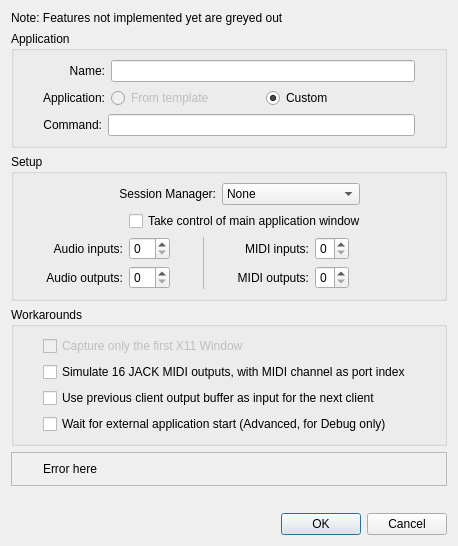
<?xml version="1.0" encoding="UTF-8"?>
<ui version="4.0">
 <class>JackAppDialog</class>
 <widget class="QDialog" name="JackAppDialog">
  <property name="geometry">
   <rect>
    <x>0</x>
    <y>0</y>
    <width>458</width>
    <height>546</height>
   </rect>
  </property>
  <property name="windowTitle">
   <string>Add JACK Application</string>
  </property>
  <layout class="QVBoxLayout" name="verticalLayout">
   <item>
    <widget class="QLabel" name="l_note_features">
     <property name="text">
      <string>Note: Features not implemented yet are greyed out</string>
     </property>
    </widget>
   </item>
   <item>
    <widget class="QGroupBox" name="group_command">
     <property name="title">
      <string>Application</string>
     </property>
     <layout class="QGridLayout" name="gridLayout">
      <item row="0" column="0" rowspan="3">
       <spacer name="horizontalSpacer_4">
        <property name="orientation">
         <enum>Qt::Horizontal</enum>
        </property>
        <property name="sizeType">
         <enum>QSizePolicy::Fixed</enum>
        </property>
        <property name="sizeHint" stdset="0">
         <size>
          <width>20</width>
          <height>60</height>
         </size>
        </property>
       </spacer>
      </item>
      <item row="0" column="1">
       <widget class="QLabel" name="label_10">
        <property name="text">
         <string>Name:</string>
        </property>
        <property name="alignment">
         <set>Qt::AlignRight|Qt::AlignTrailing|Qt::AlignVCenter</set>
        </property>
       </widget>
      </item>
      <item row="0" column="2" colspan="2">
       <widget class="QLineEdit" name="le_name">
        <property name="sizePolicy">
         <sizepolicy hsizetype="Preferred" vsizetype="Fixed">
          <horstretch>0</horstretch>
          <verstretch>0</verstretch>
         </sizepolicy>
        </property>
       </widget>
      </item>
      <item row="0" column="4" rowspan="3">
       <spacer name="horizontalSpacer_3">
        <property name="orientation">
         <enum>Qt::Horizontal</enum>
        </property>
        <property name="sizeType">
         <enum>QSizePolicy::Fixed</enum>
        </property>
        <property name="sizeHint" stdset="0">
         <size>
          <width>20</width>
          <height>60</height>
         </size>
        </property>
       </spacer>
      </item>
      <item row="1" column="1">
       <widget class="QLabel" name="label_5">
        <property name="text">
         <string>Application:</string>
        </property>
        <property name="alignment">
         <set>Qt::AlignRight|Qt::AlignTrailing|Qt::AlignVCenter</set>
        </property>
       </widget>
      </item>
      <item row="1" column="2">
       <widget class="QRadioButton" name="rb_template">
        <property name="enabled">
         <bool>false</bool>
        </property>
        <property name="sizePolicy">
         <sizepolicy hsizetype="Expanding" vsizetype="Fixed">
          <horstretch>0</horstretch>
          <verstretch>0</verstretch>
         </sizepolicy>
        </property>
        <property name="text">
         <string>From template</string>
        </property>
       </widget>
      </item>
      <item row="1" column="3">
       <widget class="QRadioButton" name="rb_custom">
        <property name="sizePolicy">
         <sizepolicy hsizetype="Expanding" vsizetype="Fixed">
          <horstretch>0</horstretch>
          <verstretch>0</verstretch>
         </sizepolicy>
        </property>
        <property name="text">
         <string>Custom</string>
        </property>
        <property name="checked">
         <bool>true</bool>
        </property>
       </widget>
      </item>
      <item row="2" column="1" colspan="3">
       <widget class="QStackedWidget" name="stackedWidget">
        <property name="currentIndex">
         <number>1</number>
        </property>
        <widget class="QWidget" name="page_template">
         <layout class="QHBoxLayout" name="horizontalLayout_2">
          <property name="margin">
           <number>0</number>
          </property>
          <item>
           <widget class="QLabel" name="l_template">
            <property name="text">
             <string>Template:</string>
            </property>
            <property name="alignment">
             <set>Qt::AlignRight|Qt::AlignTrailing|Qt::AlignVCenter</set>
            </property>
           </widget>
          </item>
          <item>
           <widget class="QComboBox" name="cb_template">
            <property name="sizePolicy">
             <sizepolicy hsizetype="Expanding" vsizetype="Fixed">
              <horstretch>0</horstretch>
              <verstretch>0</verstretch>
             </sizepolicy>
            </property>
            <property name="editable">
             <bool>false</bool>
            </property>
           </widget>
          </item>
         </layout>
        </widget>
        <widget class="QWidget" name="page_command">
         <layout class="QHBoxLayout" name="horizontalLayout_3">
          <property name="margin">
           <number>0</number>
          </property>
          <item>
           <widget class="QLabel" name="l_command">
            <property name="text">
             <string>Command:</string>
            </property>
            <property name="alignment">
             <set>Qt::AlignRight|Qt::AlignTrailing|Qt::AlignVCenter</set>
            </property>
           </widget>
          </item>
          <item>
           <widget class="QLineEdit" name="le_command"/>
          </item>
         </layout>
        </widget>
       </widget>
      </item>
     </layout>
    </widget>
   </item>
   <item>
    <widget class="QGroupBox" name="group_setup">
     <property name="title">
      <string>Setup</string>
     </property>
     <layout class="QGridLayout" name="gridLayout_2">
      <item row="2" column="0">
       <spacer name="horizontalSpacer_5">
        <property name="orientation">
         <enum>Qt::Horizontal</enum>
        </property>
        <property name="sizeType">
         <enum>QSizePolicy::Fixed</enum>
        </property>
        <property name="sizeHint" stdset="0">
         <size>
          <width>20</width>
          <height>1</height>
         </size>
        </property>
       </spacer>
      </item>
      <item row="0" column="1" colspan="8">
       <layout class="QHBoxLayout" name="horizontalLayout">
        <item>
         <spacer name="horizontalSpacer_10">
          <property name="orientation">
           <enum>Qt::Horizontal</enum>
          </property>
          <property name="sizeHint" stdset="0">
           <size>
            <width>40</width>
            <height>20</height>
           </size>
          </property>
         </spacer>
        </item>
        <item>
         <widget class="QLabel" name="label_6">
          <property name="text">
           <string>Session Manager:</string>
          </property>
          <property name="alignment">
           <set>Qt::AlignRight|Qt::AlignTrailing|Qt::AlignVCenter</set>
          </property>
         </widget>
        </item>
        <item>
         <widget class="QComboBox" name="cb_session_mgr">
          <property name="currentIndex">
           <number>0</number>
          </property>
          <item>
           <property name="text">
            <string>None</string>
           </property>
          </item>
          <item>
           <property name="text">
            <string notr="true">LADISH (SIGUSR1)</string>
           </property>
          </item>
          <item>
           <property name="text">
            <string notr="true">NSM</string>
           </property>
          </item>
         </widget>
        </item>
        <item>
         <spacer name="horizontalSpacer_9">
          <property name="orientation">
           <enum>Qt::Horizontal</enum>
          </property>
          <property name="sizeHint" stdset="0">
           <size>
            <width>40</width>
            <height>20</height>
           </size>
          </property>
         </spacer>
        </item>
       </layout>
      </item>
      <item row="2" column="1">
       <widget class="QLabel" name="label_3">
        <property name="sizePolicy">
         <sizepolicy hsizetype="Expanding" vsizetype="Preferred">
          <horstretch>0</horstretch>
          <verstretch>0</verstretch>
         </sizepolicy>
        </property>
        <property name="text">
         <string>Audio inputs:</string>
        </property>
        <property name="alignment">
         <set>Qt::AlignRight|Qt::AlignTrailing|Qt::AlignVCenter</set>
        </property>
       </widget>
      </item>
      <item row="2" column="2">
       <widget class="QSpinBox" name="sb_audio_ins">
        <property name="maximum">
         <number>64</number>
        </property>
       </widget>
      </item>
      <item row="2" column="3">
       <spacer name="horizontalSpacer_7">
        <property name="orientation">
         <enum>Qt::Horizontal</enum>
        </property>
        <property name="sizeType">
         <enum>QSizePolicy::Fixed</enum>
        </property>
        <property name="sizeHint" stdset="0">
         <size>
          <width>20</width>
          <height>1</height>
         </size>
        </property>
       </spacer>
      </item>
      <item row="2" column="4" rowspan="2">
       <widget class="Line" name="line">
        <property name="lineWidth">
         <number>0</number>
        </property>
        <property name="midLineWidth">
         <number>1</number>
        </property>
        <property name="orientation">
         <enum>Qt::Vertical</enum>
        </property>
       </widget>
      </item>
      <item row="2" column="5">
       <spacer name="horizontalSpacer_13">
        <property name="orientation">
         <enum>Qt::Horizontal</enum>
        </property>
        <property name="sizeType">
         <enum>QSizePolicy::Fixed</enum>
        </property>
        <property name="sizeHint" stdset="0">
         <size>
          <width>20</width>
          <height>1</height>
         </size>
        </property>
       </spacer>
      </item>
      <item row="2" column="6">
       <widget class="QLabel" name="label_7">
        <property name="text">
         <string>MIDI inputs:</string>
        </property>
        <property name="alignment">
         <set>Qt::AlignRight|Qt::AlignTrailing|Qt::AlignVCenter</set>
        </property>
       </widget>
      </item>
      <item row="2" column="7">
       <widget class="QSpinBox" name="sb_midi_ins">
        <property name="maximum">
         <number>1</number>
        </property>
       </widget>
      </item>
      <item row="2" column="8">
       <spacer name="horizontalSpacer_15">
        <property name="orientation">
         <enum>Qt::Horizontal</enum>
        </property>
        <property name="sizeHint" stdset="0">
         <size>
          <width>1</width>
          <height>1</height>
         </size>
        </property>
       </spacer>
      </item>
      <item row="3" column="0">
       <spacer name="horizontalSpacer_6">
        <property name="orientation">
         <enum>Qt::Horizontal</enum>
        </property>
        <property name="sizeType">
         <enum>QSizePolicy::Fixed</enum>
        </property>
        <property name="sizeHint" stdset="0">
         <size>
          <width>20</width>
          <height>1</height>
         </size>
        </property>
       </spacer>
      </item>
      <item row="3" column="1">
       <widget class="QLabel" name="label_4">
        <property name="sizePolicy">
         <sizepolicy hsizetype="Expanding" vsizetype="Preferred">
          <horstretch>0</horstretch>
          <verstretch>0</verstretch>
         </sizepolicy>
        </property>
        <property name="text">
         <string>Audio outputs:</string>
        </property>
        <property name="alignment">
         <set>Qt::AlignRight|Qt::AlignTrailing|Qt::AlignVCenter</set>
        </property>
       </widget>
      </item>
      <item row="3" column="2">
       <widget class="QSpinBox" name="sb_audio_outs">
        <property name="maximum">
         <number>64</number>
        </property>
       </widget>
      </item>
      <item row="3" column="3">
       <spacer name="horizontalSpacer_8">
        <property name="orientation">
         <enum>Qt::Horizontal</enum>
        </property>
        <property name="sizeType">
         <enum>QSizePolicy::Fixed</enum>
        </property>
        <property name="sizeHint" stdset="0">
         <size>
          <width>20</width>
          <height>1</height>
         </size>
        </property>
       </spacer>
      </item>
      <item row="3" column="5">
       <spacer name="horizontalSpacer_14">
        <property name="orientation">
         <enum>Qt::Horizontal</enum>
        </property>
        <property name="sizeType">
         <enum>QSizePolicy::Fixed</enum>
        </property>
        <property name="sizeHint" stdset="0">
         <size>
          <width>20</width>
          <height>1</height>
         </size>
        </property>
       </spacer>
      </item>
      <item row="3" column="6">
       <widget class="QLabel" name="label_8">
        <property name="text">
         <string>MIDI outputs:</string>
        </property>
        <property name="alignment">
         <set>Qt::AlignRight|Qt::AlignTrailing|Qt::AlignVCenter</set>
        </property>
       </widget>
      </item>
      <item row="3" column="7">
       <widget class="QSpinBox" name="sb_midi_outs">
        <property name="maximum">
         <number>1</number>
        </property>
       </widget>
      </item>
      <item row="3" column="8">
       <spacer name="horizontalSpacer_16">
        <property name="orientation">
         <enum>Qt::Horizontal</enum>
        </property>
        <property name="sizeHint" stdset="0">
         <size>
          <width>1</width>
          <height>1</height>
         </size>
        </property>
       </spacer>
      </item>
      <item row="1" column="2" colspan="7">
       <widget class="QCheckBox" name="cb_manage_window">
        <property name="text">
         <string>Take control of main application window</string>
        </property>
       </widget>
      </item>
     </layout>
    </widget>
   </item>
   <item>
    <widget class="QGroupBox" name="group_workarounds">
     <property name="title">
      <string>Workarounds</string>
     </property>
     <layout class="QGridLayout" name="gridLayout_3">
      <item row="4" column="1">
       <widget class="QCheckBox" name="cb_external_start">
        <property name="text">
         <string>Wait for external application start (Advanced, for Debug only)</string>
        </property>
       </widget>
      </item>
      <item row="0" column="1">
       <widget class="QCheckBox" name="cb_capture_first_window">
        <property name="enabled">
         <bool>false</bool>
        </property>
        <property name="text">
         <string>Capture only the first X11 Window</string>
        </property>
       </widget>
      </item>
      <item row="0" column="0">
       <spacer name="horizontalSpacer">
        <property name="orientation">
         <enum>Qt::Horizontal</enum>
        </property>
        <property name="sizeType">
         <enum>QSizePolicy::Fixed</enum>
        </property>
        <property name="sizeHint" stdset="0">
         <size>
          <width>20</width>
          <height>1</height>
         </size>
        </property>
       </spacer>
      </item>
      <item row="0" column="2">
       <spacer name="horizontalSpacer_2">
        <property name="orientation">
         <enum>Qt::Horizontal</enum>
        </property>
        <property name="sizeHint" stdset="0">
         <size>
          <width>135</width>
          <height>1</height>
         </size>
        </property>
       </spacer>
      </item>
      <item row="2" column="1">
       <widget class="QCheckBox" name="cb_buffers_addition_mode">
        <property name="text">
         <string>Use previous client output buffer as input for the next client</string>
        </property>
       </widget>
      </item>
      <item row="1" column="1">
       <widget class="QCheckBox" name="cb_out_midi_mixdown">
        <property name="text">
         <string>Simulate 16 JACK MIDI outputs, with MIDI channel as port index</string>
        </property>
       </widget>
      </item>
     </layout>
    </widget>
   </item>
   <item>
    <widget class="QFrame" name="group_error">
     <property name="frameShape">
      <enum>QFrame::StyledPanel</enum>
     </property>
     <property name="frameShadow">
      <enum>QFrame::Raised</enum>
     </property>
     <layout class="QHBoxLayout" name="horizontalLayout_4">
      <item>
       <widget class="QLabel" name="ico_error">
        <property name="sizePolicy">
         <sizepolicy hsizetype="Preferred" vsizetype="Preferred">
          <horstretch>16</horstretch>
          <verstretch>16</verstretch>
         </sizepolicy>
        </property>
        <property name="maximumSize">
         <size>
          <width>16</width>
          <height>16</height>
         </size>
        </property>
        <property name="text">
         <string/>
        </property>
        <property name="pixmap">
         <pixmap resource="../resources.qrc">:/16x16/dialog-cancel.svgz</pixmap>
        </property>
        <property name="scaledContents">
         <bool>true</bool>
        </property>
       </widget>
      </item>
      <item>
       <widget class="QLabel" name="l_error">
        <property name="text">
         <string>Error here</string>
        </property>
       </widget>
      </item>
     </layout>
    </widget>
   </item>
   <item>
    <spacer name="verticalSpacer">
     <property name="orientation">
      <enum>Qt::Vertical</enum>
     </property>
     <property name="sizeHint" stdset="0">
      <size>
       <width>20</width>
       <height>40</height>
      </size>
     </property>
    </spacer>
   </item>
   <item>
    <widget class="QDialogButtonBox" name="buttonBox">
     <property name="orientation">
      <enum>Qt::Horizontal</enum>
     </property>
     <property name="standardButtons">
      <set>QDialogButtonBox::Cancel|QDialogButtonBox::Ok</set>
     </property>
    </widget>
   </item>
  </layout>
 </widget>
 <resources>
  <include location="../resources.qrc"/>
 </resources>
 <connections>
  <connection>
   <sender>buttonBox</sender>
   <signal>accepted()</signal>
   <receiver>JackAppDialog</receiver>
   <slot>accept()</slot>
   <hints>
    <hint type="sourcelabel">
     <x>248</x>
     <y>254</y>
    </hint>
    <hint type="destinationlabel">
     <x>157</x>
     <y>274</y>
    </hint>
   </hints>
  </connection>
  <connection>
   <sender>buttonBox</sender>
   <signal>rejected()</signal>
   <receiver>JackAppDialog</receiver>
   <slot>reject()</slot>
   <hints>
    <hint type="sourcelabel">
     <x>316</x>
     <y>260</y>
    </hint>
    <hint type="destinationlabel">
     <x>286</x>
     <y>274</y>
    </hint>
   </hints>
  </connection>
 </connections>
</ui>
